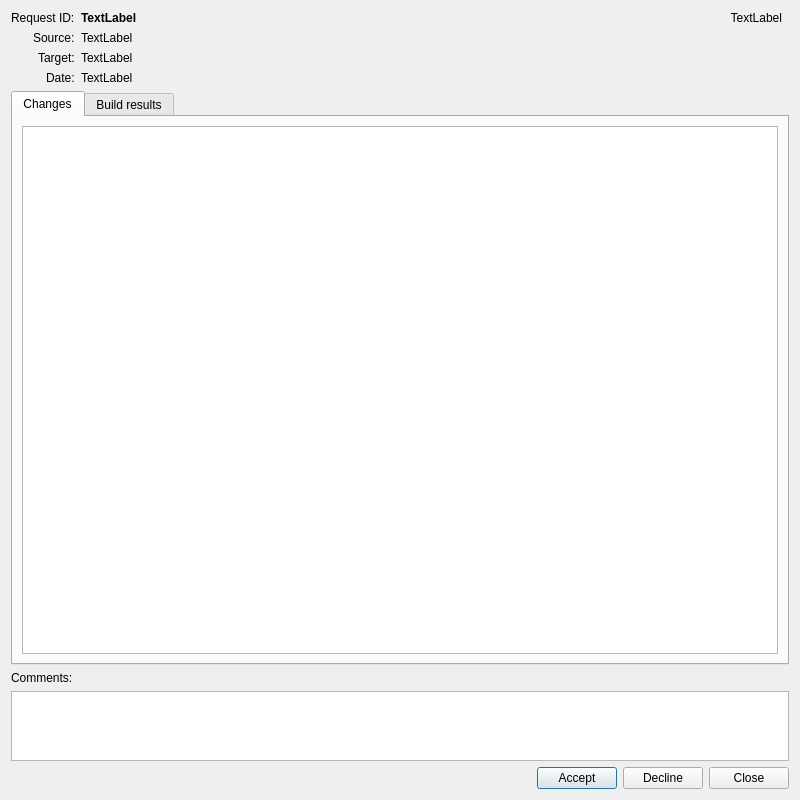
<?xml version="1.0" encoding="UTF-8"?>
<ui version="4.0">
 <class>RequestStateEditor</class>
 <widget class="QDialog" name="RequestStateEditor">
  <property name="geometry">
   <rect>
    <x>0</x>
    <y>0</y>
    <width>800</width>
    <height>800</height>
   </rect>
  </property>
  <property name="windowTitle">
   <string>Request State Change</string>
  </property>
  <layout class="QVBoxLayout" name="verticalLayout">
   <item>
    <layout class="QFormLayout" name="formLayout">
     <property name="labelAlignment">
      <set>Qt::AlignRight|Qt::AlignTrailing|Qt::AlignVCenter</set>
     </property>
     <item row="0" column="0">
      <widget class="QLabel" name="requestIdLabel">
       <property name="font">
        <font>
         <weight>50</weight>
         <bold>false</bold>
        </font>
       </property>
       <property name="text">
        <string>Request ID:</string>
       </property>
      </widget>
     </item>
     <item row="0" column="1">
      <layout class="QHBoxLayout" name="horizontalLayout_2">
       <item>
        <widget class="QLabel" name="requestIdLabelText">
         <property name="font">
          <font>
           <weight>75</weight>
           <bold>true</bold>
          </font>
         </property>
         <property name="text">
          <string>TextLabel</string>
         </property>
        </widget>
       </item>
       <item>
        <widget class="QLabel" name="requesterLabel">
         <property name="sizePolicy">
          <sizepolicy hsizetype="MinimumExpanding" vsizetype="Preferred">
           <horstretch>0</horstretch>
           <verstretch>0</verstretch>
          </sizepolicy>
         </property>
         <property name="text">
          <string>TextLabel</string>
         </property>
         <property name="alignment">
          <set>Qt::AlignBottom|Qt::AlignRight|Qt::AlignTrailing</set>
         </property>
        </widget>
       </item>
       <item>
        <spacer name="horizontalSpacer_2">
         <property name="orientation">
          <enum>Qt::Horizontal</enum>
         </property>
         <property name="sizeType">
          <enum>QSizePolicy::Minimum</enum>
         </property>
         <property name="sizeHint" stdset="0">
          <size>
           <width>7</width>
           <height>10</height>
          </size>
         </property>
        </spacer>
       </item>
      </layout>
     </item>
     <item row="2" column="0">
      <widget class="QLabel" name="sourceLabel">
       <property name="text">
        <string>Source:</string>
       </property>
      </widget>
     </item>
     <item row="2" column="1">
      <widget class="QLabel" name="sourceLabelText">
       <property name="text">
        <string>TextLabel</string>
       </property>
      </widget>
     </item>
     <item row="3" column="0">
      <widget class="QLabel" name="targetLabel">
       <property name="text">
        <string>Target:</string>
       </property>
      </widget>
     </item>
     <item row="3" column="1">
      <widget class="QLabel" name="targetLabelText">
       <property name="text">
        <string>TextLabel</string>
       </property>
      </widget>
     </item>
     <item row="4" column="0">
      <widget class="QLabel" name="dateLabel">
       <property name="text">
        <string>Date:</string>
       </property>
      </widget>
     </item>
     <item row="4" column="1">
      <widget class="QLabel" name="dateLabelText">
       <property name="text">
        <string>TextLabel</string>
       </property>
      </widget>
     </item>
    </layout>
   </item>
   <item>
    <widget class="QTabWidget" name="tabWidget">
     <property name="currentIndex">
      <number>0</number>
     </property>
     <widget class="QWidget" name="tabChanges">
      <property name="accessibleName">
       <string/>
      </property>
      <attribute name="title">
       <string>Changes</string>
      </attribute>
      <layout class="QVBoxLayout" name="verticalLayout_2">
       <item>
        <widget class="QTextBrowser" name="diffTextBrowser">
         <property name="sizePolicy">
          <sizepolicy hsizetype="Expanding" vsizetype="Expanding">
           <horstretch>0</horstretch>
           <verstretch>0</verstretch>
          </sizepolicy>
         </property>
         <property name="frameShadow">
          <enum>QFrame::Plain</enum>
         </property>
        </widget>
       </item>
      </layout>
     </widget>
     <widget class="QWidget" name="tabBuildResults">
      <attribute name="title">
       <string>Build results</string>
      </attribute>
      <layout class="QVBoxLayout" name="verticalLayout_3">
       <item>
        <widget class="QTreeView" name="treeBuildResults">
         <property name="editTriggers">
          <set>QAbstractItemView::NoEditTriggers</set>
         </property>
        </widget>
       </item>
      </layout>
     </widget>
    </widget>
   </item>
   <item>
    <widget class="QLabel" name="commentsLabel">
     <property name="text">
      <string>Comments:</string>
     </property>
    </widget>
   </item>
   <item>
    <widget class="QTextBrowser" name="commentsTextBrowser">
     <property name="sizePolicy">
      <sizepolicy hsizetype="Expanding" vsizetype="Expanding">
       <horstretch>0</horstretch>
       <verstretch>0</verstretch>
      </sizepolicy>
     </property>
     <property name="minimumSize">
      <size>
       <width>0</width>
       <height>0</height>
      </size>
     </property>
     <property name="maximumSize">
      <size>
       <width>16777215</width>
       <height>70</height>
      </size>
     </property>
     <property name="inputMethodHints">
      <set>Qt::ImhNone</set>
     </property>
     <property name="undoRedoEnabled">
      <bool>true</bool>
     </property>
     <property name="readOnly">
      <bool>false</bool>
     </property>
    </widget>
   </item>
   <item>
    <layout class="QHBoxLayout" name="horizontalLayout">
     <property name="sizeConstraint">
      <enum>QLayout::SetDefaultConstraint</enum>
     </property>
     <item>
      <spacer name="horizontalSpacer">
       <property name="orientation">
        <enum>Qt::Horizontal</enum>
       </property>
       <property name="sizeHint" stdset="0">
        <size>
         <width>40</width>
         <height>20</height>
        </size>
       </property>
      </spacer>
     </item>
     <item>
      <widget class="QPushButton" name="acceptPushButton">
       <property name="sizePolicy">
        <sizepolicy hsizetype="Fixed" vsizetype="Fixed">
         <horstretch>0</horstretch>
         <verstretch>0</verstretch>
        </sizepolicy>
       </property>
       <property name="layoutDirection">
        <enum>Qt::LeftToRight</enum>
       </property>
       <property name="text">
        <string>Accept</string>
       </property>
       <property name="icon">
        <iconset theme="dialog-ok-apply">
         <normaloff>.</normaloff>.</iconset>
       </property>
      </widget>
     </item>
     <item>
      <widget class="QPushButton" name="declinePushButton">
       <property name="sizePolicy">
        <sizepolicy hsizetype="Fixed" vsizetype="Fixed">
         <horstretch>0</horstretch>
         <verstretch>0</verstretch>
        </sizepolicy>
       </property>
       <property name="text">
        <string>Decline</string>
       </property>
       <property name="icon">
        <iconset theme="dialog-cancel">
         <normaloff>.</normaloff>.</iconset>
       </property>
      </widget>
     </item>
     <item>
      <widget class="QPushButton" name="closePushButton">
       <property name="text">
        <string>Close</string>
       </property>
       <property name="icon">
        <iconset theme="application-exit">
         <normaloff>.</normaloff>.</iconset>
       </property>
      </widget>
     </item>
    </layout>
   </item>
  </layout>
 </widget>
 <resources/>
 <connections>
  <connection>
   <sender>closePushButton</sender>
   <signal>clicked()</signal>
   <receiver>RequestStateEditor</receiver>
   <slot>close()</slot>
   <hints>
    <hint type="sourcelabel">
     <x>473</x>
     <y>375</y>
    </hint>
    <hint type="destinationlabel">
     <x>261</x>
     <y>197</y>
    </hint>
   </hints>
  </connection>
 </connections>
</ui>
